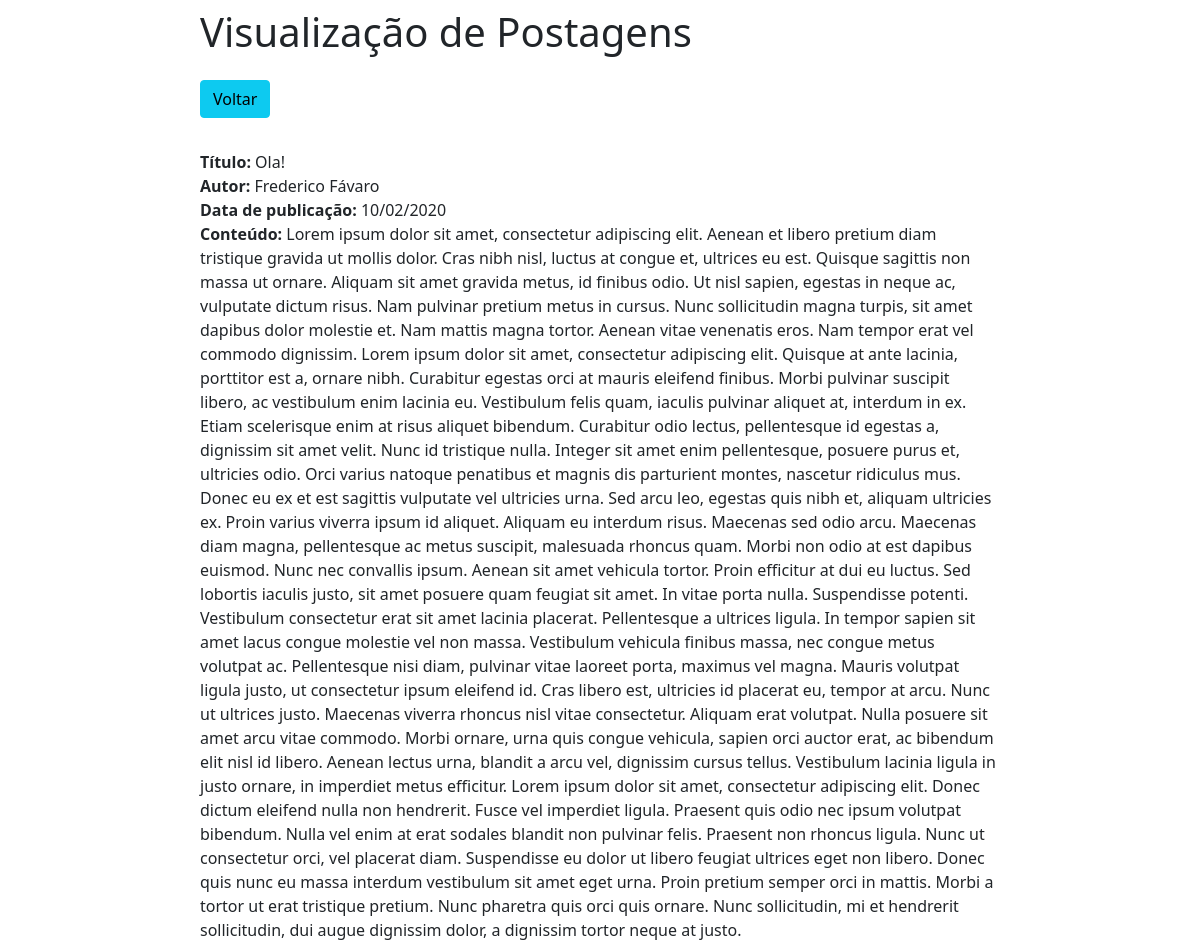
/posts_view/2/, run on an earlier commit of the app's database.
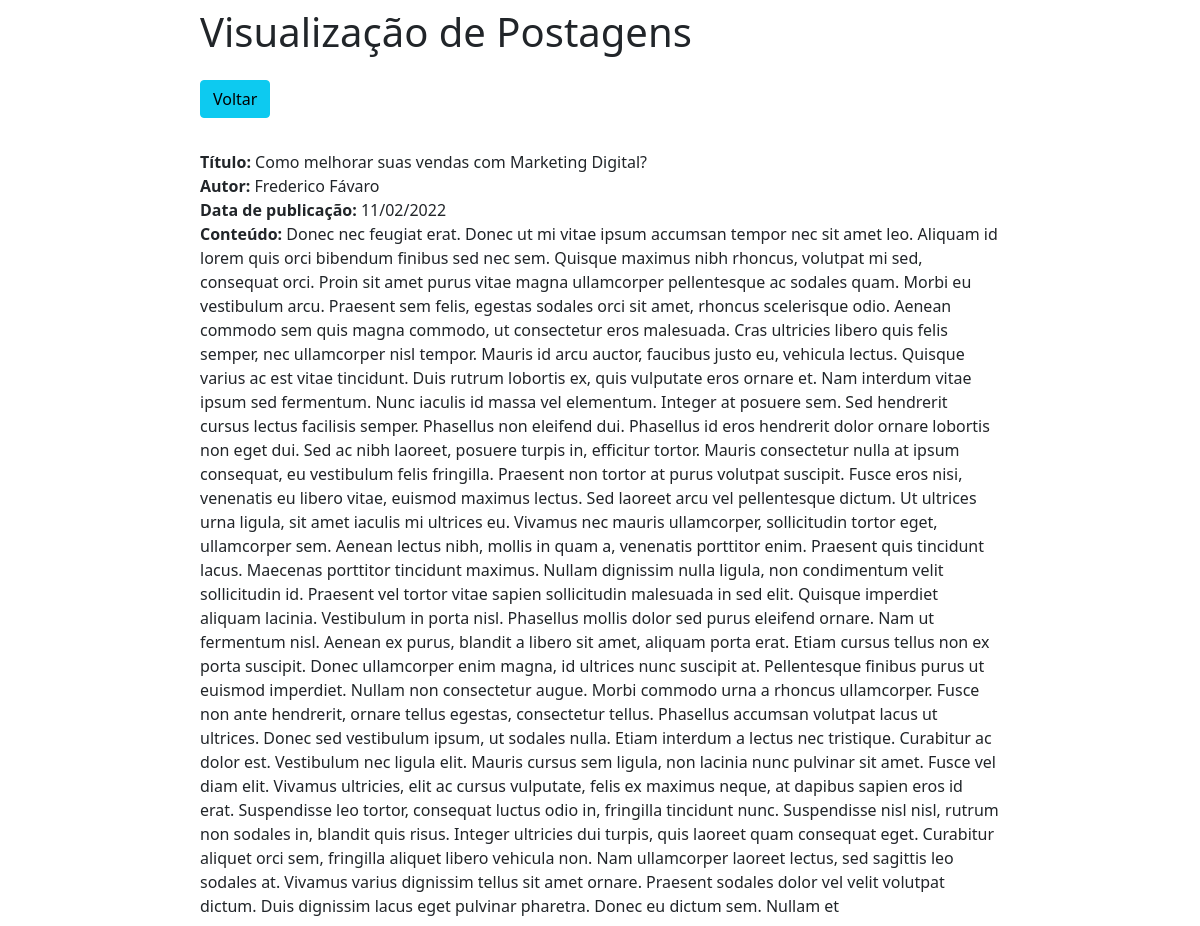
And on a later commit of the database.
### crud/models.py (models this page shows)
class posts(models.Model):
    titulo = models.CharField(max_length=150)
    autor = models.CharField(max_length=30)
    data_publi = models.CharField(max_length=30)
    conteudo = models.TextField(max_length=None)

### crud/views.py (the view)
# urls.py: path('posts_view/<int:pk>/', posts_view, name='posts_view'),
def posts_view(request, pk):
    data = {}
    data['db'] = posts.objects.get(pk=pk)
    return render(request, 'posts_view.html', data)

### crud/templates/posts_view.html (shortened to what this page needs)
<!DOCTYPE html>
<html lang="pt-br">
<head>
    <link href="https://cdn.jsdelivr.net/npm/bootstrap@5.1.3/dist/css/bootstrap.min.css" rel="stylesheet">
</head>
<body>
    <div class="col-8 m-auto pt-2 pb-2">
        <h1>Visualização de Postagens</h1>
    </div>
    <div class="col-8 m-auto pt-2 pb-2">
        <a href="/posts_home" class="btn btn-info">Voltar</a>
    </div>
    <div class="col-8 m-auto pt-4 pb-2">
        <strong>Título: </strong>{{db.titulo}}<br>
        <strong>Autor: </strong>{{db.autor}}<br>
        <strong>Data de publicação: </strong>{{db.data_publi}}<br>
        <strong>Conteúdo: </strong>{{db.conteudo}}<br>
    </div>
</body>
</html>

What changed in the data, as far as the page shows it:
changed posts "Frederico Fávaro": titulo "Ola!" → "Como melhorar suas vendas com Marketing Digital?"; data_publi "10/02/2020" → "11/02/2022"; conteudo "Lorem ipsum dolor sit amet, consectetur adipiscing elit. Aenean et libero pretium diam tristique gravida ut mollis dolor. Cras nibh nisl, luctus at congue et, ultrices eu est. Quisque sagittis non massa ut ornare. Aliquam sit amet gravida metus, id finibus odio. Ut nisl sapien, egestas in neque ac, vulputate dictum risus. Nam pulvinar pretium metus in cursus. Nunc sollicitudin magna turpis, sit amet dapibus dolor molestie et. Nam mattis magna tortor. Aenean vitae venenatis eros. Nam tempor erat vel commodo dignissim. Lorem ipsum dolor sit amet, consectetur adipiscing elit. Quisque at ante lacinia, porttitor est a, ornare nibh. Curabitur egestas orci at mauris eleifend finibus. Morbi…" → "Donec nec feugiat erat. Donec ut mi vitae ipsum accumsan tempor nec sit amet leo. Aliquam id lorem quis orci bibendum finibus sed nec sem. Quisque maximus nibh rhoncus, volutpat mi sed, consequat orci. Proin sit amet purus vitae magna ullamcorper pellentesque ac sodales quam. Morbi eu vestibulum arcu. Praesent sem felis, egestas sodales orci sit amet, rhoncus scelerisque odio. Aenean commodo sem quis magna commodo, ut consectetur eros malesuada. Cras ultricies libero quis felis semper, nec ullamcorper nisl tempor. Mauris id arcu auctor, faucibus justo eu, vehicula lectus. Quisque varius ac est vitae tincidunt. Duis rutrum lobortis ex, quis vulputate eros ornare et. Nam interdum vitae ipsum…"
